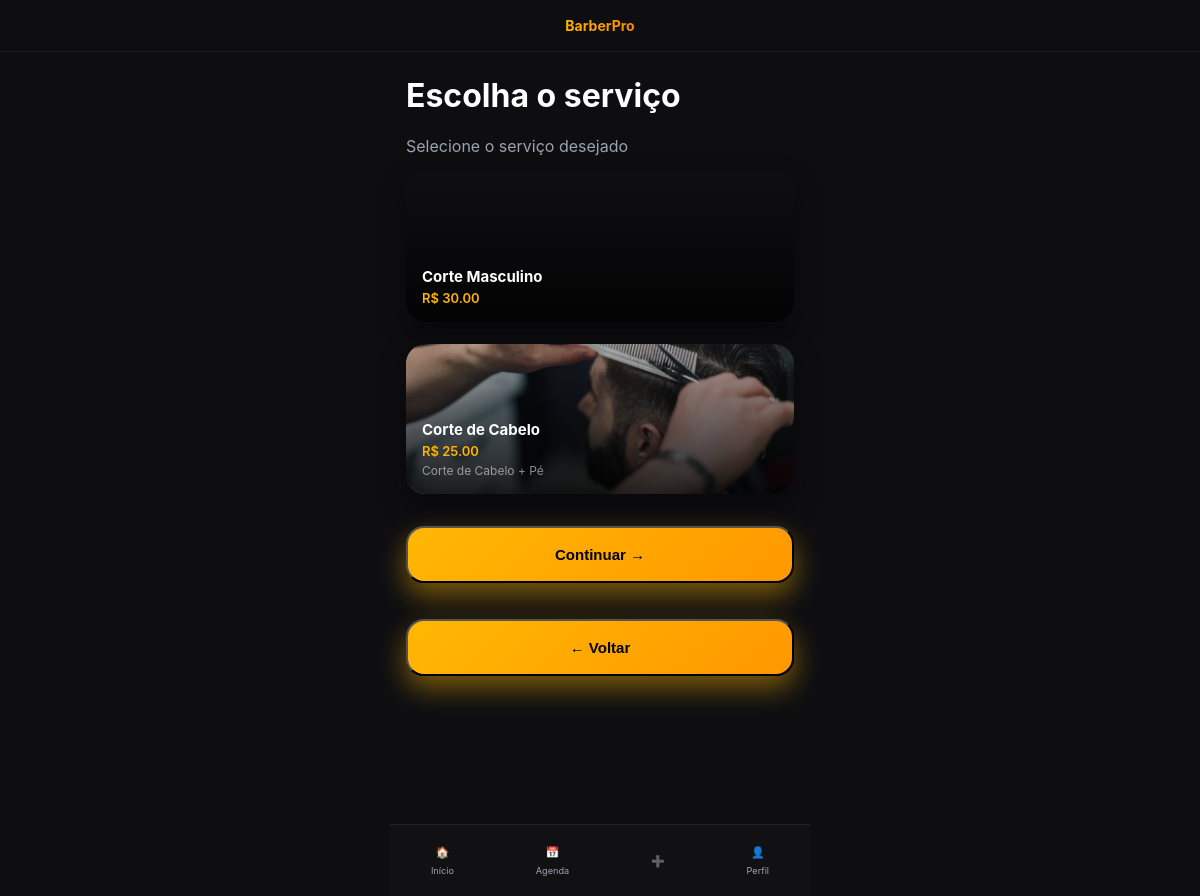
Screenshot of /agendar/servico (signed in) with the database file from the repository.
### tables this page shows
CREATE TABLE servicos (
    id INTEGER PRIMARY KEY AUTOINCREMENT,
    nome TEXT NOT NULL,
    duracao_min INTEGER NOT NULL,
    preco REAL NOT NULL,
    ativo INTEGER DEFAULT 1
, descricao TEXT, imagem TEXT);

### app.py (the view)
@app.route("/agendar/servico", methods=["GET", "POST"])
def agendar_servico():
    if "cliente_id" not in session:
        return redirect(url_for("auth.login"))
    db = get_db()
    if request.method == "POST":
        servico_id = request.form["servico_id"]
        session["agendamento"] = {"servico_id": servico_id}
        return redirect(url_for("agendar_barbeiro"))
    servicos = db.execute(
        """
        SELECT id, nome, preco, descricao, imagem
        FROM servicos
        WHERE ativo = 1
        ORDER BY nome
    """
    ).fetchall()
    return render_template(
        "public/agendar_servico.html", servicos=servicos, voltar_url=url_for("index")
    )

### app.py (called while the page is built)
@app.teardown_appcontext
def teardown_db(exception):
    close_db()

### db.py (called while the page is built)
def get_db():
    if "db" not in g:
        db_path = os.path.join(current_app.root_path, "database.db")
        g.db = sqlite3.connect(db_path)
        g.db.row_factory = sqlite3.Row
    return g.db

### templates/public/agendar_servico.html (shortened to what this page needs)
{% extends "base.html" %}
{% block content %}
<h1>Escolha o serviço</h1>
<p class="muted">Selecione o serviço desejado</p>
<form method="POST" class="services-grid">
    {% for s in servicos %}
    <label class="service-card" data-image="{{ s.imagem or '' }}">
        <div class="service-info">
            <strong>{{ s.nome }}</strong>
            <span class="price">R$ {{ "%.2f"|format(s.preco) }}</span>
            {% if s.descricao %}
            <small>{{ s.descricao }}</small>
            {% endif %}
        </div>
    </label>
    {% endfor %}
    <button class="btn-primary">
        Continuar →
    </button>
    <button type="button" class="btn-primary" onclick="window.location.href='{{ voltar_url }}'">
        ← Voltar
    </button>
</form>
{% endblock %}

### static/css/base.css (style rules this page uses)
:root { --bg: #0e0e11; --card: #15151a; --primary: #ffb703; --primary-dark: #fb8500; --text: #ffffff; --muted: #9ca3af; --success: #22c55e; --danger: #ef4444; --info: #3b82f6; --radius: 16px; }
* { box-sizing: border-box; -webkit-tap-highlight-color: transparent; }
body { background-color: var(--bg); color: var(--text); margin: 0; font-family: "Inter", system-ui, sans-serif; padding-bottom: 90px; }
h1, h2 { margin-top: 0; }

### static/css/components.css (style rules this page uses)
.btn-primary { display: block; width: 100%; background: linear-gradient(135deg, #ffb703, #ff9800); color: #000; padding: 18px; border-radius: 18px; font-weight: 800; font-size: 15px; text-align: center; box-shadow: 0 12px 28px rgba(255,183,3,.45); margin-top: 10px; margin-bottom: 10px; }
.btn-primary { position: relative; }
.btn-primary::after { opacity: 0; transform: translateX(-6px); transition: all .2s ease; }
.muted { color: var(--muted); }

### static/css/app.css (style rules this page uses)
.services-grid { display: grid; grid-template-columns: repeat(auto-fill, minmax(220px, 1fr)); gap: 16px; }
.service-card { position: relative; height: 150px; border-radius: 20px; overflow: hidden; cursor: pointer; background-color: #141418; background-size: cover; background-position: center; box-shadow: 0 12px 30px rgba(0,0,0,.45); transition: transform .25s ease, box-shadow .25s ease; }
.service-card::before { content: ""; position: absolute; inset: 0; background: linear-gradient( to bottom, rgba(0,0,0,.25), rgba(0,0,0,.85) ); z-index: 1; transition: background .25s ease; }
.service-info { position: absolute; bottom: 0; left: 0; right: 0; z-index: 2; padding: 16px; }
.service-info strong { display: block; font-size: 18px; font-weight: 700; color: #fff; line-height: 1.2; }
.service-info span { display: block; margin-top: 4px; font-size: 15px; font-weight: 600; color: #ffb703; }
.service-info small { display: block; margin-top: 4px; font-size: 13px; color: rgba(255,255,255,.75); }
.service-info strong { display: block; font-size: 15px; }
.service-info span { font-size: 13px; color: #ffb400; }
.service-info small { font-size: 12px; opacity: .7; }
label { font-size: 13px; color: var(--muted); margin-bottom: 6px; display: block; }

### rows the page displays
servicos: nome "Corte Masculino", preco "30.00"
servicos: nome "Corte de Cabelo", preco "25.00", descricao "Corte de Cabelo + Pé"
